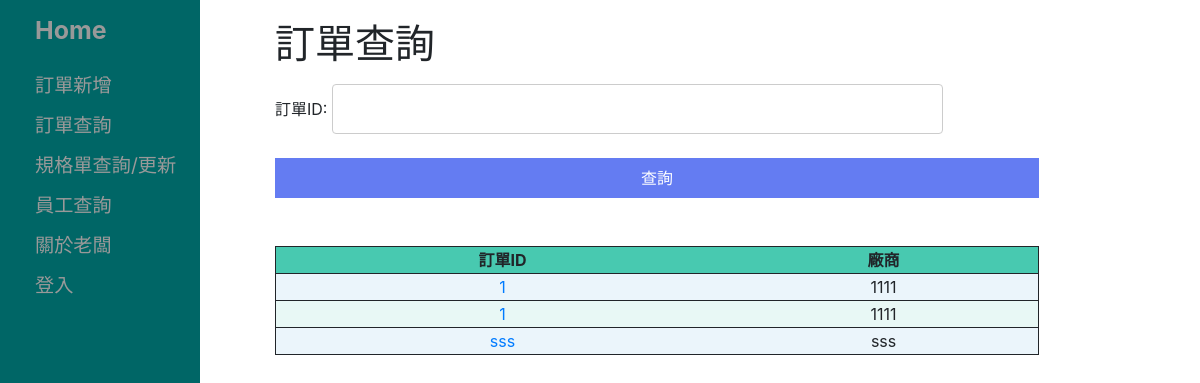
The app's page /onlineOrderSystem/orderform_search/, older data.
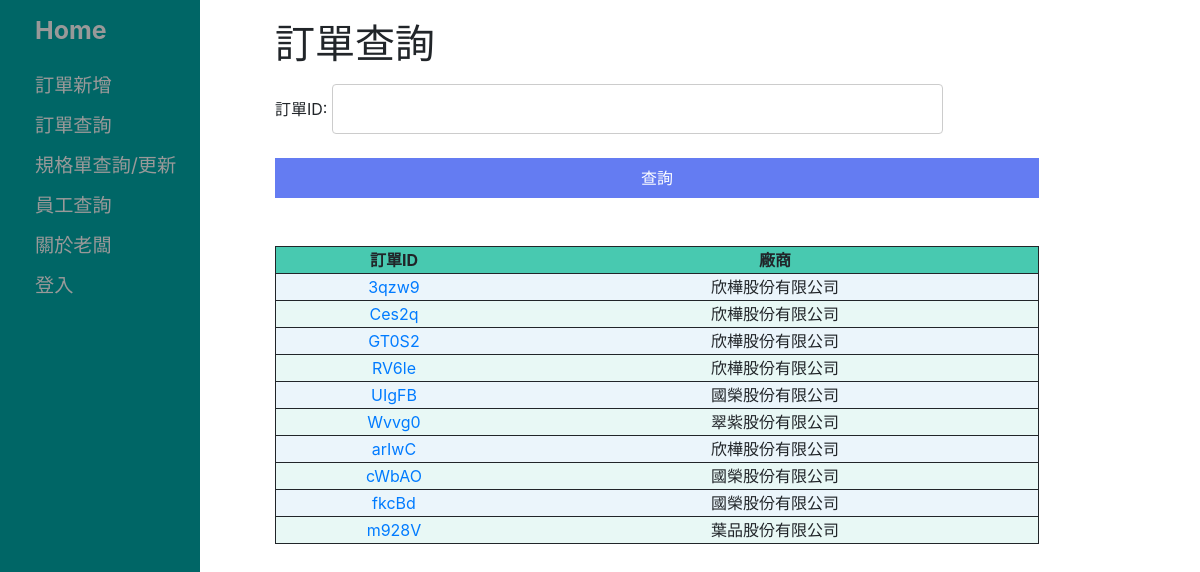
The same page, newer data.
### onlineOrderSystem/models.py (models this page shows, shortened)
class OrderForm(models.Model):
    id = models.AutoField(primary_key=True)
    IDName = models.CharField('訂單ID', max_length=20)
    hasReceivedCash = models.CharField('收費', max_length=2, help_text='1/0')
    hasShipped = models.CharField('出貨', max_length=2, help_text='1/0')
    deadLine = models.CharField('期限', max_length=10, help_text='2020/12/12')
    firmName = models.CharField('廠商名字', max_length=20)
    dateReceived = models.CharField('接單日期', max_length=10, help_text='2020/12/12')
    dataSheetID = models.CharField('規格單', max_length=1000, default='none')
    ...
    class Meta:
        db_table = "訂單"
        ordering = ['IDName']

### onlineOrderSystem/views.py (the view)
# urls.py: path('orderform_search/', views.orderform_search, name='orderform_search'),
def orderform_search(request):
    user_list = OrderForm.objects.all()
    user_filter = UserFilter(request.GET, queryset=user_list)
    return render(request, 'orderform_list.html', {'filter': user_filter})

### templates/orderform_list.html
{% extends 'base_generic.html' %}
{% block content %}
<h1>訂單查詢</h1>
  <form method="get">
    {{ filter.form.as_p }}
    <button type="submit">查詢</button>
  </form>
  <br><br>
  <table class="col-md-12 score" style="text-align:center">
	<thead>
		<tr>
			<th>訂單ID</th>
			<th>廠商</th>
		</tr>
	</thead>
	<tbody>
  	{% for user in filter.qs %}
	<tr>
		<td><a href="/onlineOrderSystem/orderform/{{user.id}}">{{ user.IDName }}</td>
		<td>{{ user.firmName }}</td>
	</tr>
  {% endfor %}
  </tbody>
</table>
{% endblock %}

Row changes from the older to the newer data that the page shows:
removed OrderForm: IDName "1", firmName "1111"
removed OrderForm: IDName "1", firmName "1111"
removed OrderForm: IDName "sss", firmName "sss"
added OrderForm: IDName "3qzw9", firmName "欣樺股份有限公司"
added OrderForm: IDName "Ces2q", firmName "欣樺股份有限公司"
added OrderForm: IDName "GT0S2", firmName "欣樺股份有限公司"
added OrderForm: IDName "RV6le", firmName "欣樺股份有限公司"
added OrderForm: IDName "UIgFB", firmName "國榮股份有限公司"
added OrderForm: IDName "Wvvg0", firmName "翠紫股份有限公司"
added OrderForm: IDName "arIwC", firmName "欣樺股份有限公司"
added OrderForm: IDName "cWbAO", firmName "國榮股份有限公司"
added OrderForm: IDName "fkcBd", firmName "國榮股份有限公司"
added OrderForm: IDName "m928V", firmName "葉品股份有限公司"
